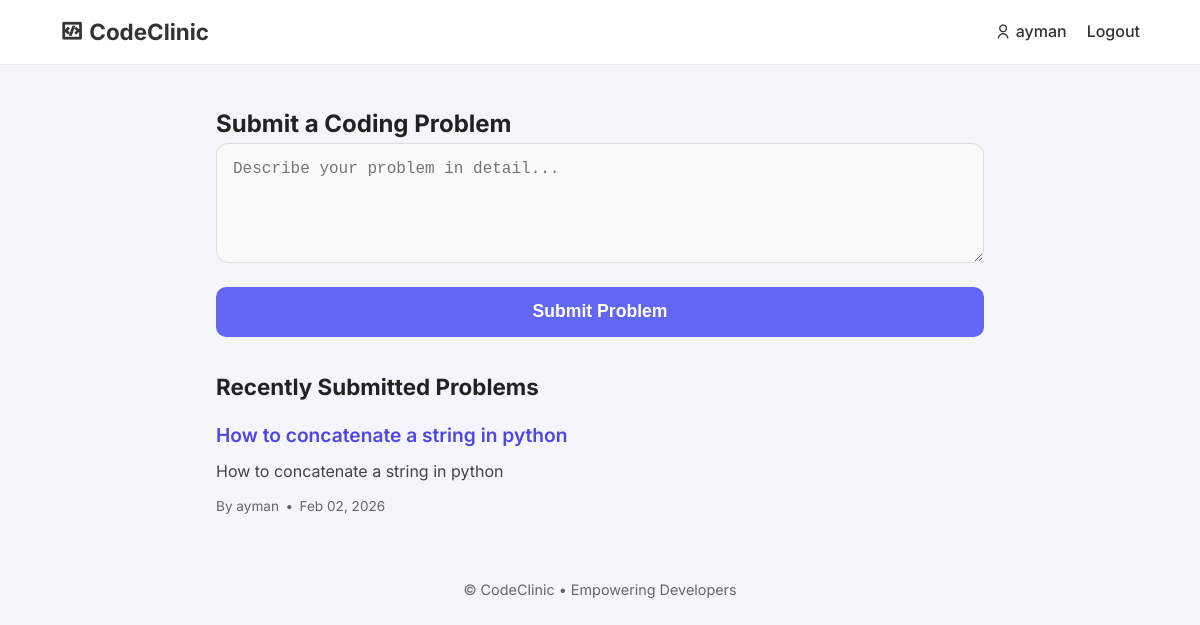
Screenshot of / (signed in) with the database file from the repository.
### main/models.py (models this page shows, shortened)
class Problem(models.Model):
    description = models.TextField()
    user = models.ForeignKey(User, on_delete=models.CASCADE)
    topic = models.CharField(max_length=100, blank=True, null=True)
    created_at = models.DateTimeField(auto_now_add=True)

### main/views.py (the view)
# urls.py: 2. Add a URL to urlpatterns:  path('', views.home, name='home')
def home(request):
    problems = Problem.objects.all().order_by("-created_at")
    return render(request, "index.html", {"problems": problems})

### main/templates/index.html (shortened to what this page needs)
{% extends 'base.html' %}
{% block content %}
<div class="home-container">
    <div class="card submit-card">
        <h2>Submit a Coding Problem</h2>
        <form method="POST" class="problem-form" action="{% url 'submit' %}">
            <textarea name="description" placeholder="Describe your problem in detail..." required></textarea>
            <button type="submit">Submit Problem</button>
        </form>
    </div>
    <h3 class="section-title">Recently Submitted Problems</h3>
    {% for problem in problems %}
        <div class="card problem-card">
            <h4>
                <a href="{% url 'problem_detail' problem.id %}">
                    {{ problem.description|truncatechars:60 }}
                </a>
            </h4>
            <p>{{ problem.description|truncatechars:200 }}</p>
            <div class="meta">
                <span>By {{ problem.user.username }}</span>
                <span>•</span>
                <span>{{ problem.created_at|date:"M d, Y" }}</span>
            </div>
        </div>
    {% empty %}
        <p class="no-items">No problems submitted yet.</p>
    {% endfor %}
</div>
{% endblock %}

### main/templates/base.html (shortened to what this page needs)
{% load static %}
<!DOCTYPE html>
<html lang="en">
<head>
    <link href="https://cdn.jsdelivr.net/npm/remixicon@4.2.0/fonts/remixicon.css" rel="stylesheet">
    <link rel="stylesheet" href="{% static 'css/style.css' %}">
</head>
<body>
    <nav class="navbar">
        <div class="nav-container">
            <a href="{% url 'home' %}" class="logo">
                <i class="ri-code-box-line"></i> CodeClinic
            </a>
            <ul class="nav-links">
                {% if user.is_authenticated %}
                    <li><a href="#"><i class="ri-user-line"></i> {{ user.username }}</a></li>
                    <li><a href="{% url 'logout' %}" class="logout-btn">Logout</a></li>
                {% else %}
                    <li><a href="{% url 'login' %}">Login</a></li>
                    <li><a href="{% url 'signup' %}" class="signup-btn">Sign Up</a></li>
                {% endif %}
            </ul>
        </div>
    </nav>
    <main class="content">
        {% block content %}{% endblock %}
    </main>
    <footer class="footer">
        <p>© {{ now|date:"Y" }} CodeClinic • Empowering Developers</p>
    </footer>
</body>
</html>

### main/static/css/style.css (style rules this page uses)
* { margin: 0; padding: 0; box-sizing: border-box; }
body { font-family: 'Inter', sans-serif; background: #f4f6fb; color: #222; line-height: 1.6; }
.navbar { background: #ffffff; padding: 14px 0; border-bottom: 1px solid #e6e6e6; position: sticky; top: 0; z-index: 1000; }
.nav-container { width: 90%; max-width: 1200px; margin: auto; display: flex; justify-content: space-between; align-items: center; }
.logo { font-size: 1.4rem; font-weight: 700; color: #333; text-decoration: none; display: flex; align-items: center; gap: 6px; }
.nav-links { list-style: none; display: flex; gap: 20px; }
.nav-links a { text-decoration: none; color: #333; font-weight: 500; transition: 0.2s ease; }
.logout-btn { color: #ff4e4e; font-weight: 600; }
.content { width: 90%; max-width: 1200px; margin: 40px auto; }
.footer { text-align: center; padding: 20px; color: #666; font-size: 0.9rem; margin-top: 40px; }
.home-container { max-width: 800px; margin: 2rem auto; padding: 0 1rem; }
.section-title { margin: 2rem 0 1rem; font-size: 1.4rem; font-weight: 700; }
.submit-card textarea { width: 100%; min-height: 120px; padding: 1rem; border: 1px solid #dcdcdc; border-radius: 12px; background: #fafafa; resize: vertical; font-size: 1rem; transition: 0.2s ease; }
.problem-form button { width: 100%; margin-top: 1rem; padding: 0.9rem; border: none; border-radius: 10px; background: #6366f1; color: white; font-size: 1.1rem; font-weight: 600; cursor: pointer; transition: 0.2s ease; }
.problem-card h4 a { font-size: 1.2rem; font-weight: 600; color: #4f46e5; text-decoration: none; }
.problem-card p { margin-top: 0.5rem; color: #444; line-height: 1.5; }
.meta { margin-top: 0.8rem; font-size: 0.85rem; color: #666; display: flex; gap: 0.4rem; }

### rows the page displays
Problem: description "How to concatenate a string in python", user.username "ayman", created_at "Feb 02, 2026"

### other values shown
{{ user.username }} "ayman"
